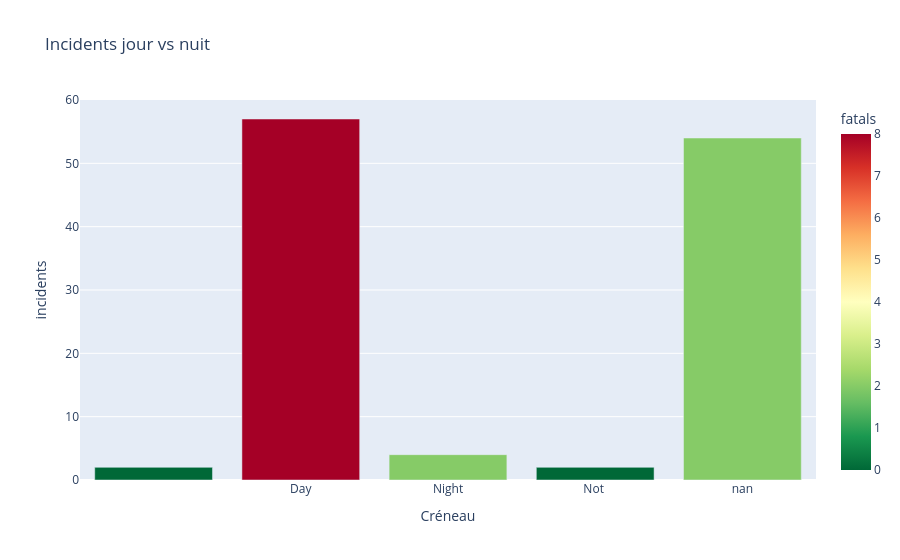

Notebook source saved alongside this figure:
### Code cell
pivot_time = (jaws
    .dropna(subset=["time"])
    .groupby("time")
    .agg(incidents=("date", "count"),
         fatals=("fatality", lambda s: (s == "Fatal").sum()))
    .assign(fatal_rate=lambda d: d["fatals"] / d["incidents"]))
display(pivot_time)
fig = px.bar(pivot_time.reset_index(), x="time", y="incidents",
             color="fatals", color_continuous_scale="RdYlGn_r",
             labels={"time": "Créneau"}, title="Incidents jour vs nuit")
fig.show()

### Figure 1 — Plotly figure (JSON) as saved in the notebook; plotly's stock layout.template omitted (floating-point values rounded to 4 significant figures)
{"data": [{"hovertemplate": "Créneau=%{x}<br>incidents=%{y}<br>fatals=%{marker.color}<extra></extra>", "legendgroup": "", "marker": {"color": [0, 8, 2, 0, 2], "coloraxis": "coloraxis", "pattern": {"shape": ""}}, "name": "", "orientation": "v", "showlegend": false, "textposition": "auto", "type": "bar", "x": ["", "Day", "Night", "Not ", "nan"], "xaxis": "x", "y": [2, 57, 4, 2, 54], "yaxis": "y"}], "layout": {"barmode": "relative", "coloraxis": {"colorbar": {"title": {"text": "fatals"}}, "colorscale": [[0, "rgb(0,104,55)"], [0.1, "rgb(26,152,80)"], [0.2, "rgb(102,189,99)"], [0.3, "rgb(166,217,106)"], [0.4, "rgb(217,239,139)"], [0.5, "rgb(255,255,191)"], [0.6, "rgb(254,224,139)"], [0.7, "rgb(253,174,97)"], [0.8, "rgb(244,109,67)"], [0.9, "rgb(215,48,39)"], [1, "rgb(165,0,38)"]]}, "legend": {"tracegroupgap": 0}, "title": {"text": "Incidents jour vs nuit"}, "xaxis": {"anchor": "y", "domain": [0, 1], "title": {"text": "Créneau"}}, "yaxis": {"anchor": "x", "domain": [0, 1], "title": {"text": "incidents"}}}}
